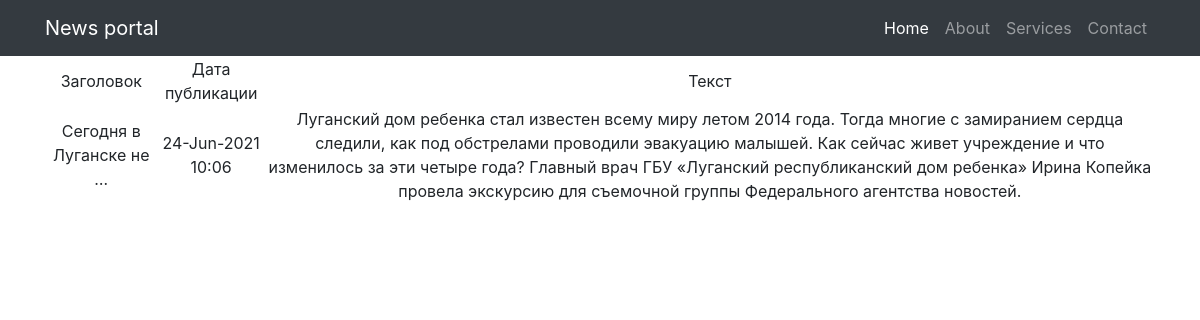
The app's page /posts/12/ with its own data.
### news/models.py (models this page shows, shortened)
class Post(models.Model):
    author = models.ForeignKey(Author, on_delete=models.CASCADE)
    NEWS = 'NW'
    ARTICLE = 'AR'
    RUBRIC = (
        (NEWS, 'Новость'), (ARTICLE, 'Статья')
    )
    categoryType = models.CharField(max_length=2, choices=RUBRIC, default=ARTICLE)
    time_post = models.DateTimeField(auto_now_add=True)
    postCategory = models.ManyToManyField(Category, through='PostCategory')
    title = models.CharField(max_length=128)
    text = models.TextField()
    rating = models.SmallIntegerField(default=0)
    class Meta:
        verbose_name = 'Публикация'
        verbose_name_plural = 'Публикации'

### news/views.py (the view)
# urls.py: path('<int:pk>/', PostDetailView.as_view(), name='post_detail'),
class PostDetailView(DetailView):
    template_name = 'post_detail.html'
    queryset = Post.objects.all()

### news/templatetags/custom_filters.py (called while the page is built)
@register.filter(name='censor')  # регистрируем наш фильтр под именем Censor
def censor(text):
    for word in censored_words:
        if word in text:
            text = text.replace(word, '-censored-')
        else:
            continue
    return text

### news/templates/news/post_detail.html (shortened to what this page needs)
{% extends 'flatpages/default.html' %}
{% load custom_filters %}
{% block content %}
    <table>
        <tr>
            <td>
                Заголовок
            </td>
            <td>
                Дата публикации
            </td>
            <td>
                Текст
            </td>
        </tr>
        <tr>
            <td>
                {{ post.title|censor|truncatewords:4 }}
            </td>
            <td>
                {{ post.time_post|date:'d-M-Y H:m' }}
            </td>
            <td>
                {{ post.text|censor }}
            </td>
        </tr>
    </table>
{% endblock content %}

### records on screen
Post: title|censor "Сегодня в Луганске не …", time_post "24-Jun-2021 10:06", text|censor "Луганский дом ребенка стал известен всему миру летом 2014 года. Тогда многие с замиранием сердца следили, как под обстрелами проводили эвакуацию малышей. Как сейчас живет учреждение и что изменилось за эти четыре года? Главный врач ГБУ «Луганский республиканский дом ребенка» Ирина Копейка провела экскурсию для съемочной группы Федерального агентства новостей."
